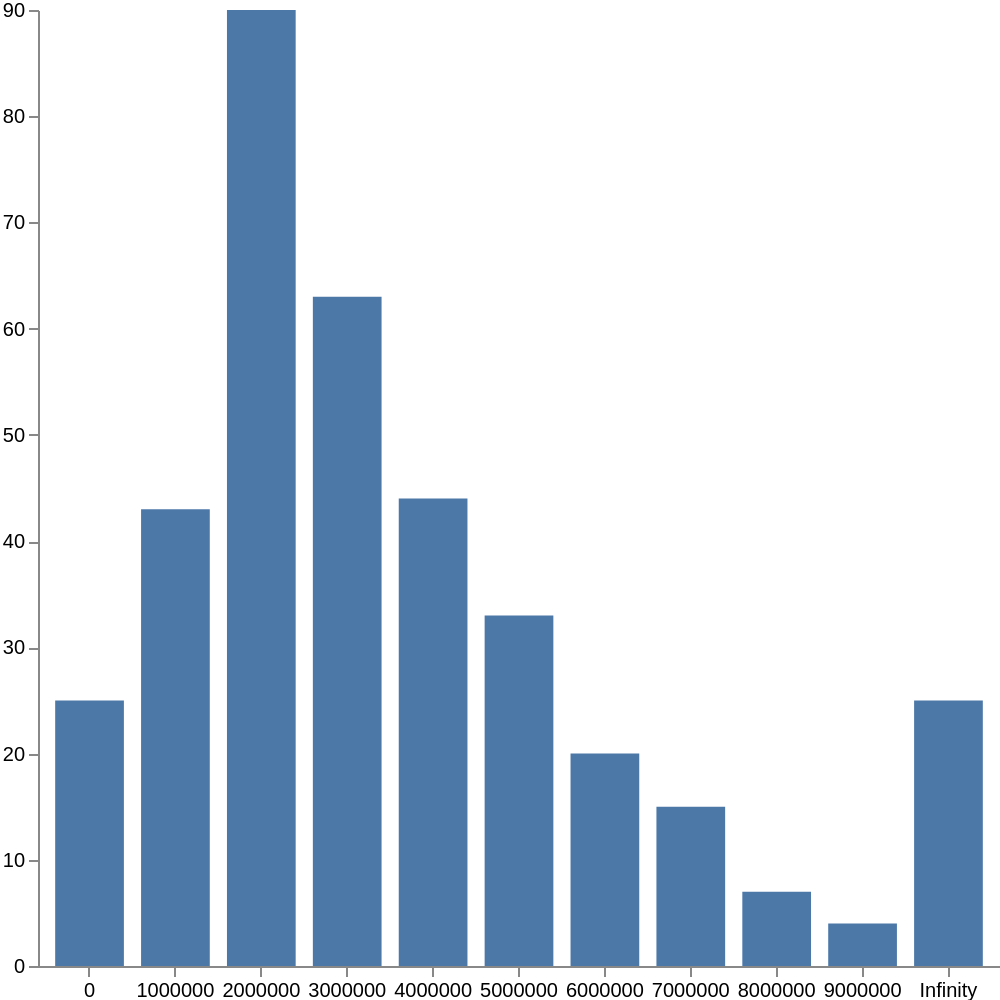

Vega-Lite specification for this chart:
### Vega specification from a JSON file in a GitHub repository (floating-point values rounded to 4 significant figures; data arrays with more than 128 entries replaced by an {"elided": "..."} marker saying what was removed)
{"$schema": "https://vega.github.io/schema/vega/v3.0.json", "width": 500, "height": 500, "autosize": {"type": "fit", "resize": true, "contains": "padding"}, "data": [{"name": "source", "values": {"elided": "369 records"}}, {"name": "table", "source": "source", "transform": [{"type": "formula", "expr": "1", "as": "quantity"}, {"type": "collect", "sort": {"field": "value"}}, {"type": "bin", "field": "value", "extent": [100, 10000000], "maxbins": 10}, {"type": "aggregate", "groupby": ["bin0"], "fields": ["quantity"], "ops": ["sum"], "as": ["nb"]}]}], "scales": [{"name": "xScale", "type": "band", "domain": {"data": "table", "field": "bin0"}, "range": "width", "padding": 0.2}, {"name": "yScale", "type": "linear", "domain": {"data": "table", "field": "nb"}, "range": "height"}], "marks": [{"type": "rect", "from": {"data": "table"}, "encode": {"update": {"x": {"scale": "xScale", "field": "bin0"}, "width": {"scale": "xScale", "band": 1}, "y": {"scale": "yScale", "field": "nb"}, "y2": {"scale": "yScale", "value": 0}}}}], "axes": [{"scale": "xScale", "orient": "bottom"}, {"scale": "yScale", "orient": "left", "format": ",s"}], "signals": []}
